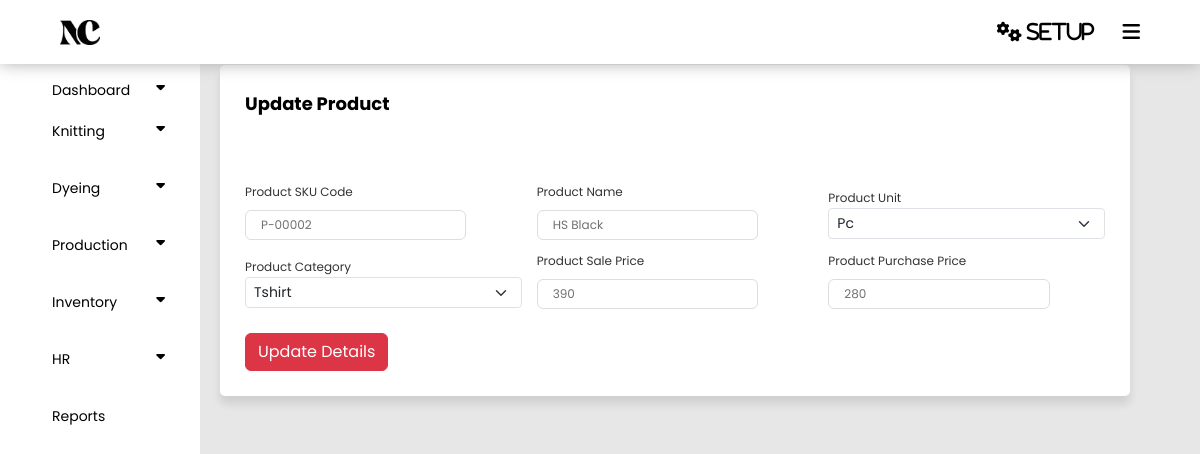
The app's page /panel/Product_update.php?Id=275, older data.
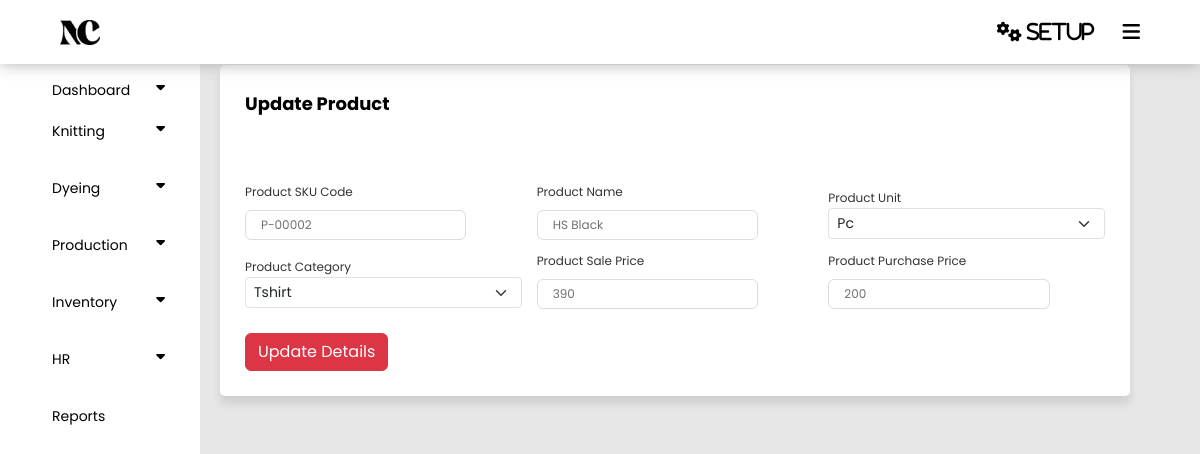
The same page, newer data.
### tables this page shows
CREATE TABLE `products` (
  `Id` int(255) NOT NULL,
  `Code` varchar(255) NOT NULL,
  `Name` varchar(255) NOT NULL,
  `Measurement` varchar(255) NOT NULL,
  `Category` varchar(255) NOT NULL,
  `Sales_Price` int(11) NOT NULL,
  `Purchase_Price` int(255) NOT NULL,
  `Status` tinyint(255) NOT NULL DEFAULT 1
);

### panel/Product_update.php (the view, shortened to what this page needs)
<?php
require('config.php');
require('index.php');
$Product_id = $_GET['Id'];
$query = "select * from `Products` where Id = '{$Product_id}'";
$retl = mysqli_query($connect , $query);
if (mysqli_num_rows($retl) > 0 ) {
     while($row = mysqli_fetch_assoc($retl)) {
?>
<!DOCTYPE html>
<html lang="en">
<head>
    <link href="https://cdn.jsdelivr.net/npm/bootstrap@5.3.3/dist/css/bootstrap.min.css" rel="stylesheet">
    <link rel="stylesheet" type="text/css" href="style.css">
</head>
<body>
    <section class="container">
        <header>Update Product</header>
        <form action="product_updatadata.php" class="form" method="POST">
            <div class="form-group row">
                <div class="col-md-0">
  </div>
            <div class="column">
                <div class="input-box">
                    <label>Product SKU Code</label>
                    <input readonly name="code" value="<?php echo $row['Code'] ?>" required />
                </div>
                <div class="input-box">
                    <label>Product Name</label>
                    <input type="text" name="Name" value="<?php echo $row['Name']?>" required/>
                </div>
                <div class="input-box mt-3">
                    <label for="text">Product Unit</label>
                    <select class="form-select form-select-sm" value="<?php echo $row['Measurement']?>" name ="Measure">
                    <option value="Pc">Pc</option>
                </select>
                </div>
            </div>
            <br>
            <div class="column">
                <div class="input-box mt-3">
                    <label for="text">Product Category</label>
                    <select class="form-select form-select-sm"  name ="Category" value="<?php echo $row['Category']?>">
                    <option value="Tshirt">Tshirt</option>
                </select>
                </div>
                <div class="input-box">
                    <label>Product Sale Price</label>
                    <input type="number" name="Sprice" required value="<?php echo $row['Sales_Price']?>"/>
                </div>
                <div class="input-box">
                    <label>Product Purchase Price</label>
                    <input type="number" name="Pprice" required value="<?php echo $row['Purchase_Price']?>" />
                </div>
            </div>
            </div>
                <input type="submit" name="submit" value="Update Details" class="mt-4 btn btn-danger ">
            </form>
            <?php
     }
    }
    ?>
    </section>
</body>
</html>

Row changes from the older to the newer data that the page shows:
changed products "HS Black": Pprice "280" → "200"
